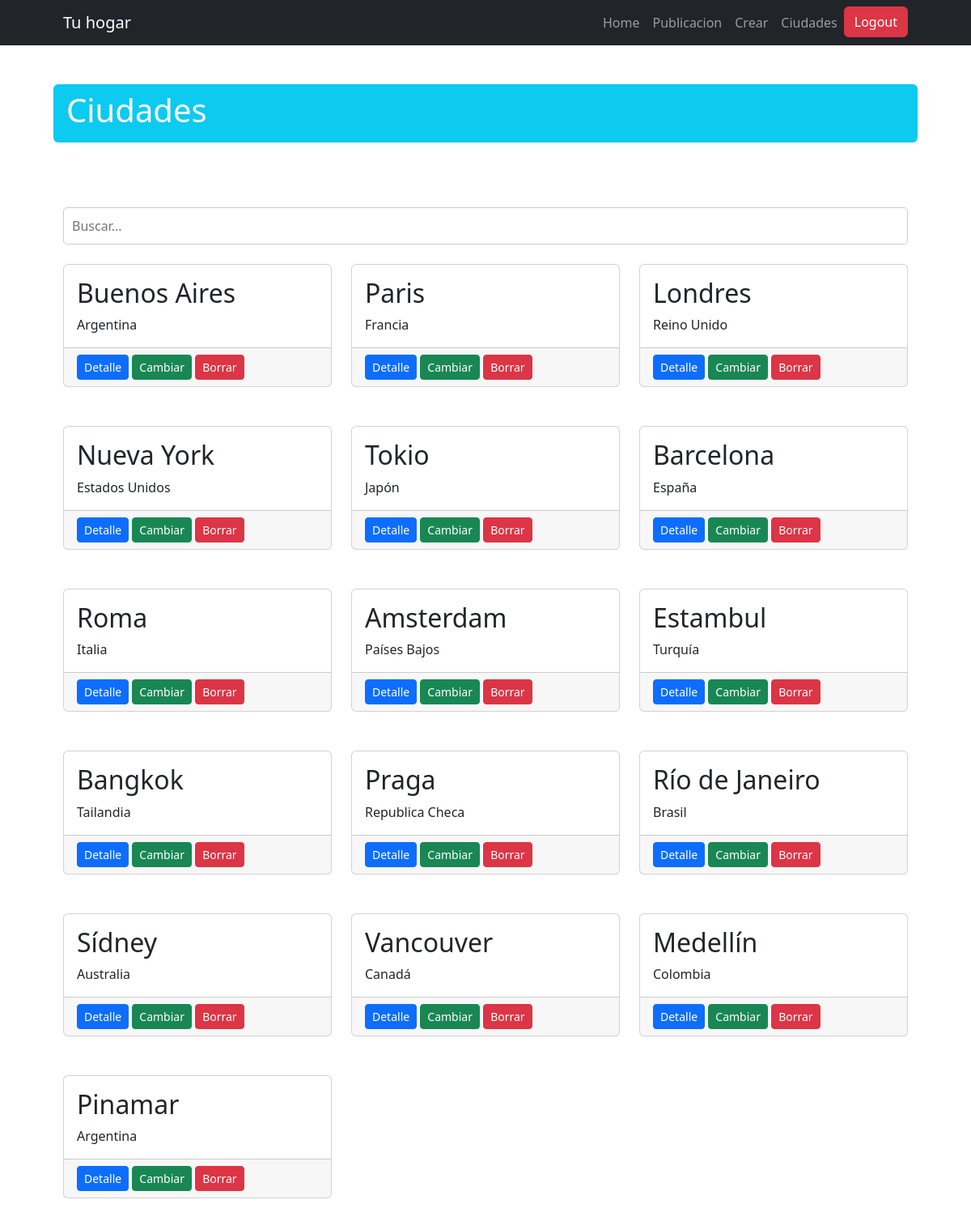
The page /publicacion/ciudad/ (signed in) on the database its author committed.
### publicacion/models.py (models this page shows, shortened)
class Ciudad(models.Model):
    ciudad = models.CharField(max_length=200)
    pais = models.ForeignKey(Pais, on_delete=models.SET_NULL, null=True, blank=True)
    class Meta:
        verbose_name = "Ciudad"
        verbose_name_plural = "Ciudades"

class Pais(models.Model):
    pais = models.CharField(max_length=200)
    def __str__(self) -> str:
        return self.pais
    class Meta:
        verbose_name = "País"
        verbose_name_plural = "Países"

### publicacion/views.py (the view)
# urls.py: path("ciudad/", views.CiudadList.as_view(), name="ciudad"),
class CiudadList(ListView):
    model = models.Ciudad
    def get_queryset(self) -> QuerySet:
        if self.request.GET.get("consulta"):
            consulta = self.request.GET.get("consulta")
            object_list = models.Ciudad.objects.filter(nombre__icontains=consulta)
        else:
            object_list = models.Ciudad.objects.all()
        return object_list

### publicacion/templates/publicacion/ciudad_list.html (shortened to what this page needs)
{% extends 'core/base.html' %}
{% block titulo %}
    Ciudades
{% endblock titulo %}
{% block contenido %}
<div class="py-lg-4">
    <form action="{% url 'publicacion:ciudad' %}" method="get" class="form-busqueda">
        <input type="text" name="consulta" placeholder="Buscar..." class="input-busqueda">
    </form>
</div>
<div class="row row-cols-1 row-cols-md-2">
    {% for ciudad in object_list %}
        <div class="col-md-4 mb-5">
            <div class="card h-100">
                <div class="card-body">
                    <h2 class="card-title">{{ ciudad.ciudad }}</h2>
                    <p class="card-text">{{ ciudad.pais }}</p>
                </div>
                <div class="card-footer">
                    <a class="btn btn-primary btn-sm" href="{% url 'publicacion:ciudad_detail' ciudad.id %}">Detalle</a>
                    <a class="btn btn-success btn-sm" href="{% url 'publicacion:ciudad_update' ciudad.id %}">Cambiar</a>
                    <a class="btn btn-danger  btn-sm" href="{% url 'publicacion:ciudad_delete' ciudad.id %}">Borrar</a>
                </div>
            </div>
        </div>
    {% endfor %}
</div>
{% endblock contenido %}

### publicacion/templates/publicacion/ciudad_list.html (style rules this page uses)
.form-busqueda { display: flex; align-items: center; }
.input-busqueda { padding: 10px; border: 1px solid #ccc; border-radius: 5px; flex: 1; }

### rows shown on the page
Ciudad: ciudad "Buenos Aires", pais "Argentina"
Ciudad: ciudad "Paris", pais "Francia"
Ciudad: ciudad "Londres", pais "Reino Unido"
Ciudad: ciudad "Nueva York", pais "Estados Unidos"
Ciudad: ciudad "Tokio", pais "Japón"
Ciudad: ciudad "Barcelona", pais "España"
Ciudad: ciudad "Roma", pais "Italia"
Ciudad: ciudad "Amsterdam", pais "Países Bajos"
Ciudad: ciudad "Estambul", pais "Turquía"
Ciudad: ciudad "Bangkok", pais "Tailandia"
Ciudad: ciudad "Praga", pais "Republica Checa"
Ciudad: ciudad "Río de Janeiro", pais "Brasil"
Ciudad: ciudad "Sídney", pais "Australia"
Ciudad: ciudad "Vancouver", pais "Canadá"
Ciudad: ciudad "Medellín", pais "Colombia"
Ciudad: ciudad "Pinamar", pais "Argentina"
